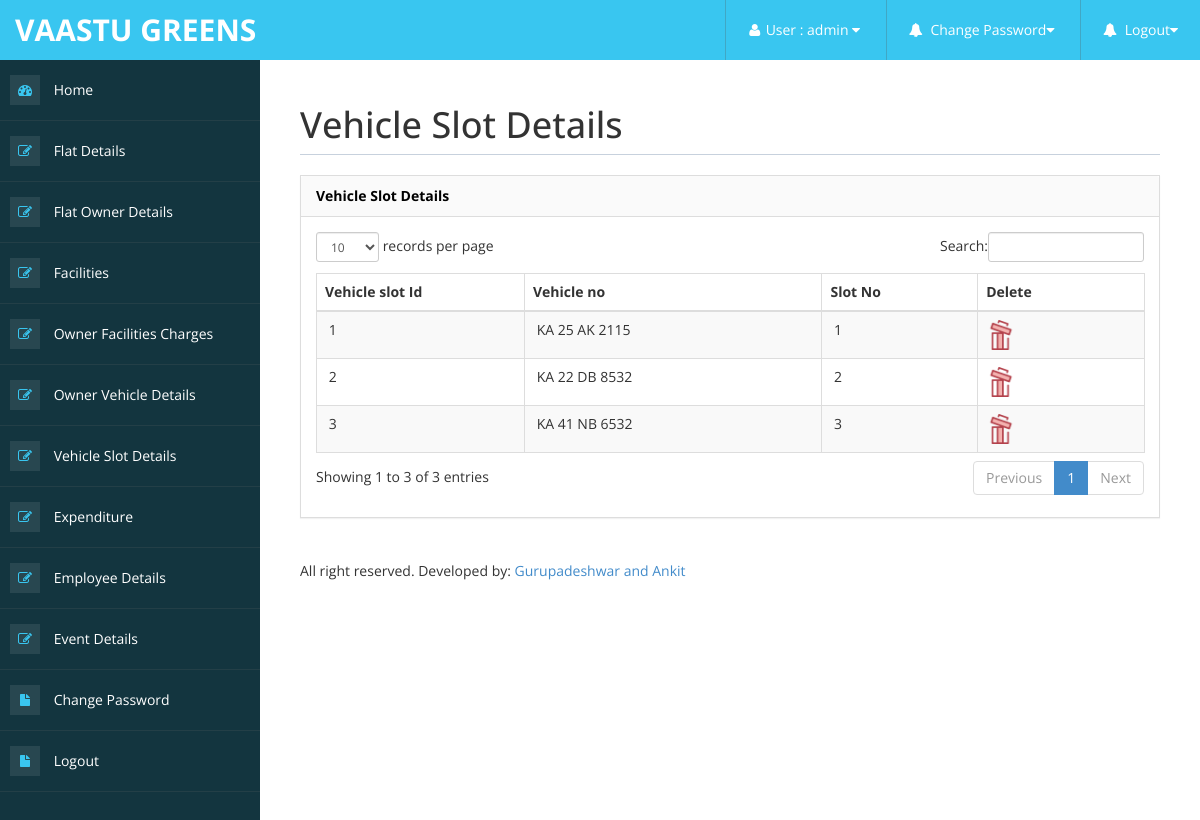
/admin/vehicle_slot_details_view.php (signed in), run on the app's committed database.
### tables this page shows
CREATE TABLE `vehicle_slot_details` (
  `Vehicle_slot_id` int(10) NOT NULL,
  `Owner_vehicle_id` int(10) NOT NULL,
  `Slot_no` int(10) NOT NULL
);

CREATE TABLE `owner_vehicle_details` (
  `Owner_vehicle_id` int(10) NOT NULL,
  `Flat_owner_id` int(10) NOT NULL,
  `Vehicle_no` varchar(15) NOT NULL,
  `Vehicle_type` varchar(20) NOT NULL,
  `allot_status` varchar(50) NOT NULL
);

### admin/vehicle_slot_details_view.php (the view, shortened to what this page needs)
<!DOCTYPE html>
<html xmlns="http://www.w3.org/1999/xhtml">
<head>
<?php include('metadata.php');?>
<?php include('header.php');?>
<?php include('sidebar.php');?>
</head>
<body>
        <div id="page-wrapper" >
            <div id="page-inner">
			 <div class="row">
                    <div class="col-md-12">
                        <h1 class="page-header">
                              Vehicle Slot Details
                        </h1>
                    </div>
</div>
            <div class="row">
                <div class="col-md-12">
                    <div class="panel panel-default">
                        <div class="panel-heading">
                              Vehicle Slot Details
                        </div>
                        <div class="panel-body">
                            <div class="table-responsive">
                                <table class="table table-striped table-bordered table-hover" id="dataTables-example">
                                    <thead>
    <tr>
      <th width="159">Vehicle slot Id</th>
      <th width="234">Vehicle no</th>
      <th width="115">Slot No</th>
      <th width="124">Delete</th>
    </tr>
	</thead>
	<tbody>
    <?php
	include("../db_connect/db_connect.php");
	$sl_no=1;
	$sql="select * from vehicle_slot_details vs,owner_vehicle_details ov where vs.Owner_vehicle_id=ov.Owner_vehicle_id";
	$res=mysqli_query($conn,$sql);
	while($row=mysqli_fetch_array($res))
	{
	?>
	<tr>
      <td>&nbsp;<?php echo $sl_no++;?></td>
      <td>&nbsp;<?php echo $row['Vehicle_no'];?></td>
      <td>&nbsp;<?php echo $row['Slot_no'];?></td>
      <td><a href="vehicle_slot_details_delete.php?Vehicle_slot_id=<?php echo $row['Vehicle_slot_id'];?>"><img src="img/delete.png" width="30" height="30"</a></td>
	</tr>
	<?php
	}
	?>
	</tbody>
  </table>
</div>
                        </div>
                    </div>
                <?php include('footer.php');?>
			    </div>
</body>
</html>

### admin/assets/css/custom-styles.css (style rules this page uses)
body { font-family: 'Open Sans', sans-serif; }
#page-wrapper { padding: 15px 15px; min-height: 600px; background: #FFFFFF; }
#page-inner { width:100%; margin:10px 20px 10px 0px; background-color:transparent; padding:10px; min-height:1200px; }
h1, .h1, h2, .h2, h3, .h3 { margin-top: 7px; margin-bottom: -5px; }
.panel { border-radius:0px; }
.page-header { padding-bottom: 9px; margin: 10px 0 20px; border-bottom: 1px solid #C7D1DD; }
.panel-default > .panel-heading { color: #000; background-color: #FFFFFF; border-color: #ddd; font-weight:bold; background: #FAFAFA; }
@media (min-width:768px) { #page-wrapper { margin: 0 0 0 260px; padding: 15px 30px; min-height: 1200px; } }

### data on the page
vehicle_slot_details: Owner_vehicle.Vehicle_no "KA 25 AK 2115", Slot_no "1"
vehicle_slot_details: Owner_vehicle.Vehicle_no "KA 22 DB 8532", Slot_no "2"
vehicle_slot_details: Owner_vehicle.Vehicle_no "KA 41 NB 6532", Slot_no "3"

### other printed values
$_SESSION['uname'] "admin"
